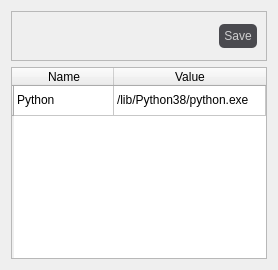
            <widget class="QWidget" name="pSetting">
             <property name="styleSheet">
              <string notr="true"/>
             </property>
             <layout class="QVBoxLayout" name="verticalLayout_12">
              <item>
               <widget class="QFrame" name="frame_3">
                <property name="minimumSize">
                 <size>
                  <width>0</width>
                  <height>50</height>
                 </size>
                </property>
                <property name="frameShape">
                 <enum>QFrame::StyledPanel</enum>
                </property>
                <property name="frameShadow">
                 <enum>QFrame::Raised</enum>
                </property>
                <layout class="QHBoxLayout" name="horizontalLayout_13">
                 <item>
                  <spacer name="horizontalSpacer">
                   <property name="orientation">
                    <enum>Qt::Horizontal</enum>
                   </property>
                   <property name="sizeHint" stdset="0">
                    <size>
                     <width>40</width>
                     <height>20</height>
                    </size>
                   </property>
                  </spacer>
                 </item>
                 <item>
                  <widget class="QPushButton" name="pbSaveSetting">
                   <property name="styleSheet">
                    <string notr="true">/* Áp dụng cho một phần tử cụ thể, ví dụ QPushButton */
QPushButton {
    background-color: #4A4A4F;
    border-radius: 5px;
    padding:5px;
	color: rgb(208, 208, 209);
}

QPushButton:hover
{
	border: 2px solid #FFFFFF;
}</string>
                   </property>
                   <property name="text">
                    <string>Save</string>
                   </property>
                  </widget>
                 </item>
                </layout>
               </widget>
              </item>
              <item>
               <widget class="QTableWidget" name="twSetting">
                <property name="maximumSize">
                 <size>
                  <width>1101</width>
                  <height>16777215</height>
                 </size>
                </property>
                <attribute name="horizontalHeaderCascadingSectionResizes">
                 <bool>true</bool>
                </attribute>
                <attribute name="horizontalHeaderDefaultSectionSize">
                 <number>100</number>
                </attribute>
                <attribute name="horizontalHeaderStretchLastSection">
                 <bool>true</bool>
                </attribute>
                <row>
                 <property name="text">
                  <string/>
                 </property>
                </row>
                <column>
                 <property name="text">
                  <string>Name</string>
                 </property>
                </column>
                <column>
                 <property name="text">
                  <string>Value</string>
                 </property>
                </column>
                <item row="0" column="0">
                 <property name="text">
                  <string>Python</string>
                 </property>
                </item>
                <item row="0" column="1">
                 <property name="text">
                  <string>/lib/Python38/python.exe</string>
                 </property>
                </item>
               </widget>
              </item>
             </layout>
            </widget>
